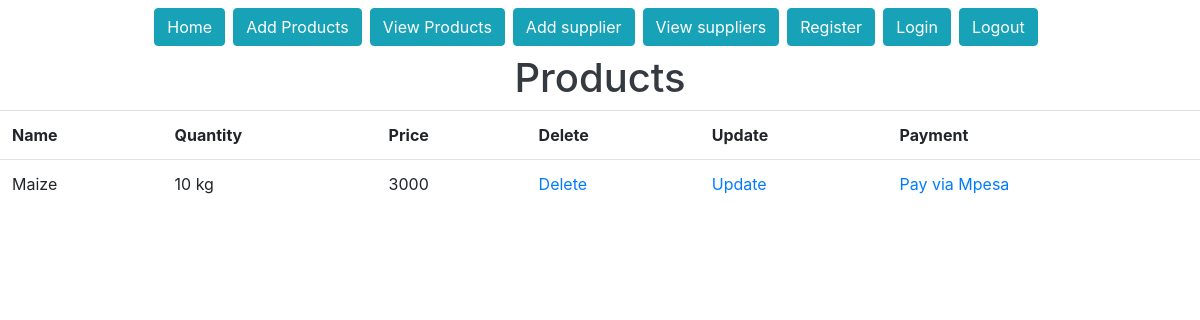
Page /products/ (signed in) on the earlier database version.
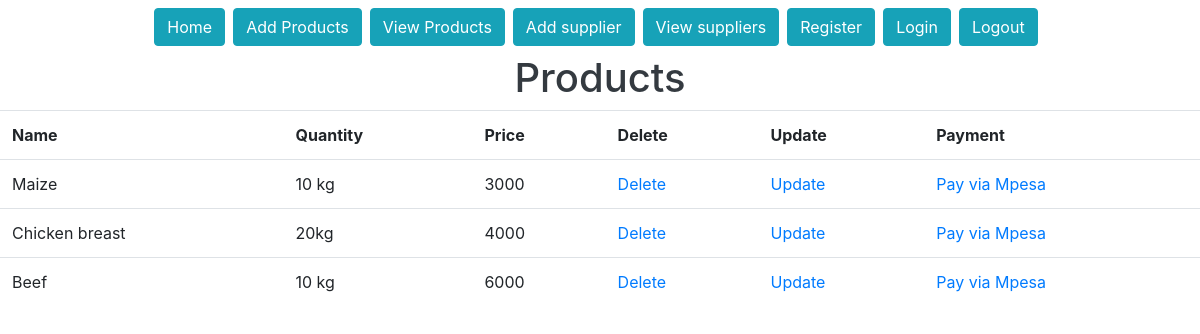
Same page on the later database version.
### djangoProjectRegistration/models.py (models this page shows)
class Product(models.Model):
    prod_name = models.CharField(max_length=30, blank=False, null=False)
    prod_quantity = models.CharField(max_length=30, blank=False, null=False)
    prod_price = models.CharField(max_length=30, blank=False, null=False)

### djangoProjectRegistration/views.py (the view)
# urls.py: path('products/', general_views.view_products, name='products'),
@login_required
def view_products(request):
    products = Product.objects.all()
    return render(request, 'products.html', {'products': products})

### templates/products.html
{% extends 'base.html' %}
{% block content %}
    <div class="row">
        <div class="col-12">
            <h1 class="text-dark text-center">Products</h1>
            <table class="table">
                <tr>
                    <th>Name</th>
                    <th>Quantity</th>
                    <th>Price</th>
                    <th>Delete</th>
                    <th>Update</th>
                    <th>Payment</th>
                </tr>
                {% for product in products %}
                    <tr>
                        <td>{{ product.prod_name }}</td>
                        <td>{{ product.prod_quantity }}</td>
                        <td>{{ product.prod_price }}</td>
                        <td><a href="/delete-product/{{ product.id }}" >Delete</a></td>
                        <td><a href="/update-product/{{ product.id }}">Update</a></td>
                        <td><a href="/payment/{{ product.id }}">Pay via Mpesa</a></td>
                    </tr>
                {% endfor %}
            </table>
        </div>
    </div>
{% endblock %}

### templates/base.html (shortened to what this page needs)
<!DOCTYPE html>
<html lang="en">
<head>
    {% load static %}
    {% load crispy_forms_tags %}
    <link rel="stylesheet" href="{% static 'css/bootstrap.css' %}">
</head>
<body>
<section class="navigation-section">
    <div class="navigation-section-container">
        <nav class="navigation d-flex justify-content-center mb-2 pt-2">
            <a href="{% url 'home' %}"><button class="btn btn-info mr-2">Home</button></a>
            <a href="{% url 'add-product' %}"><button class="btn btn-info mr-2">Add Products</button></a>
            <a href="{% url 'products' %}"><button class="btn btn-info mr-2">View Products</button></a>
            <a href="{% url 'add-supplier' %}"><button class="btn btn-info mr-2">Add supplier</button></a>
            <a href="{% url 'suppliers' %}"><button class="btn btn-info mr-2">View suppliers</button></a>
            <a href="{% url 'register' %}"><button class="btn btn-info mr-2">Register</button></a>
            <a href="{% url 'login' %}"><button class="btn btn-info mr-2">Login</button></a>
            <a href="{% url 'logout' %}"><button class="btn btn-info mr-2">Logout</button></a>
        </nav>
    </div>
</section>
{% block content %}
{% endblock %}
</body>
</html>

Differences in the rows shown:
added Product: prod_name "Chicken breast", prod_quantity "20kg", prod_price "4000"
added Product: prod_name "Beef", prod_quantity "10 kg", prod_price "6000"
